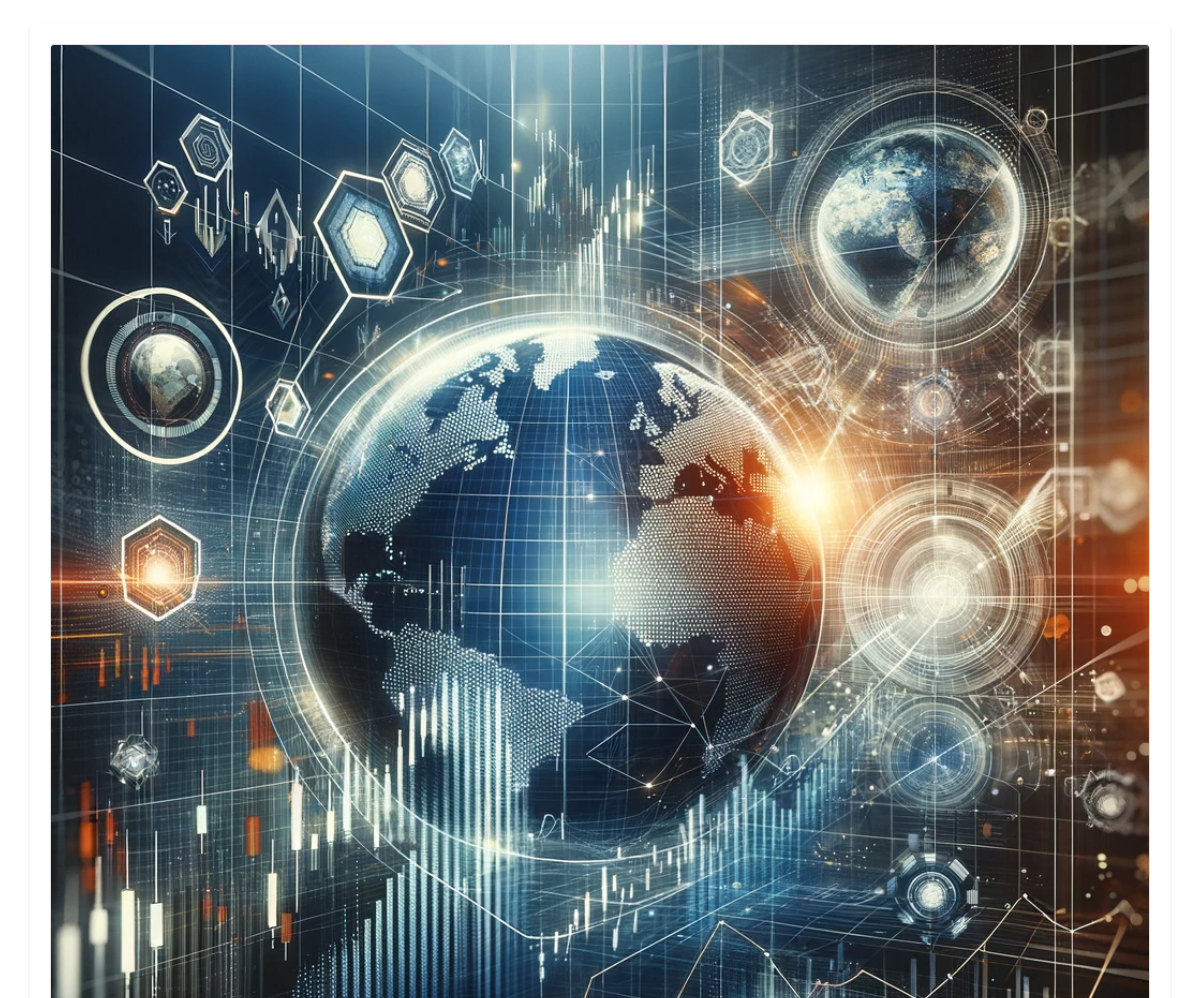
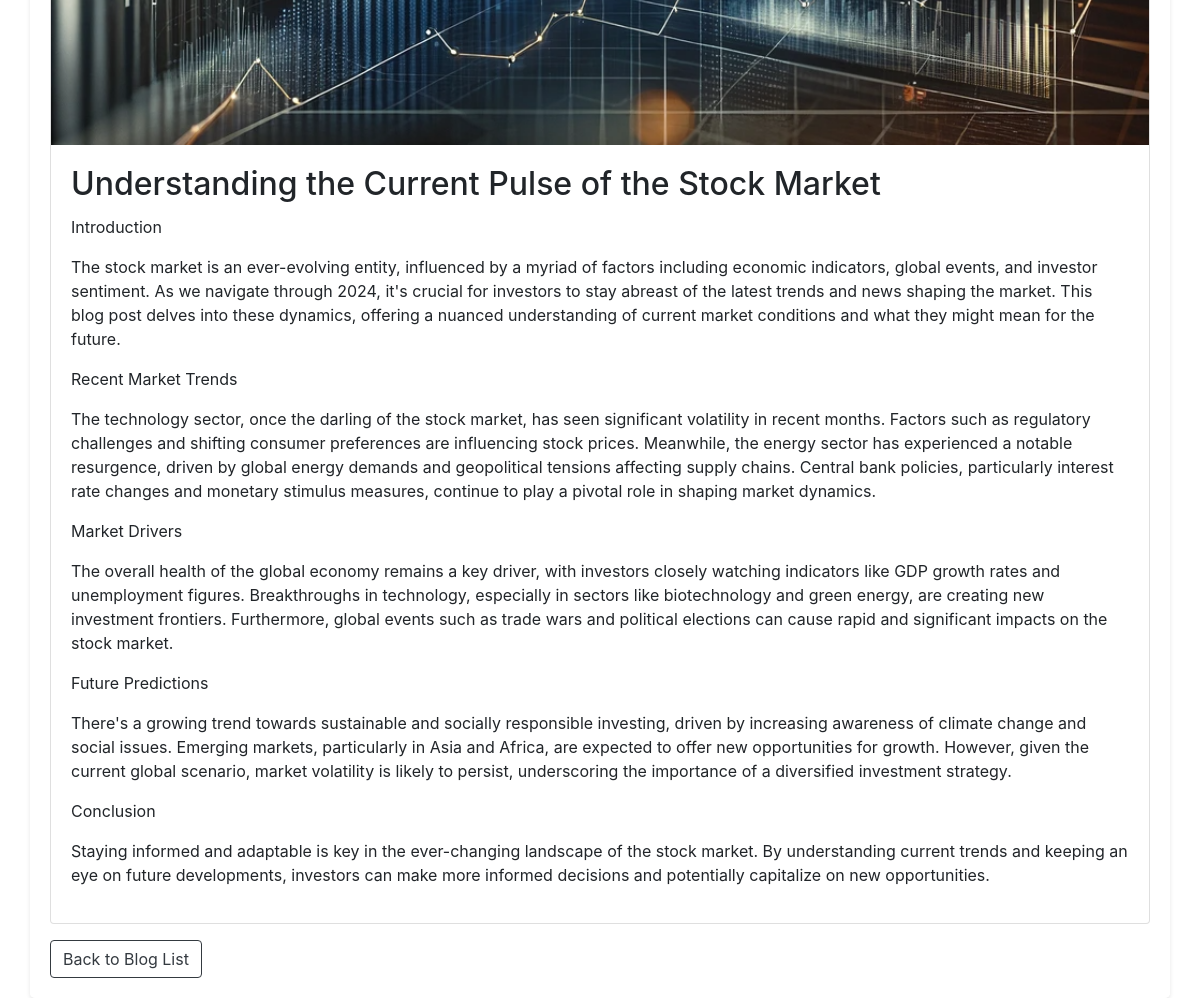
The app's page /blog/key-trends-and-predictions-for-investors/ with its own data (2 pictures, top to bottom).
### blog/models.py (models this page shows, shortened)
class Post(models.Model):
    level = models.CharField(max_length=20, default="No Level Specified")
    title = models.CharField(max_length=200)
    description = models.TextField(default="No description available.")
    content = models.TextField()
    slug = models.SlugField(max_length=100, unique=True, db_index=True, default= "no-slug-description", blank=True)
    pub_date = models.DateTimeField('date published', auto_now_add=True)
    image = models.ImageField(upload_to='blog_images/', default='blog_images/default.jpg')

### blog/views.py (the view)
# urls.py: path('<str:post_slug>/', views.blog_post_detail, name='blog-post-detail'),  # Remove the leading slash here
def blog_post_detail(request, post_slug):
    post = get_object_or_404(Post, slug=post_slug)
    html_content = markdown.markdown(post.content)
    safe_html_content = mark_safe(html_content)
    context = {
        'post': post,
        'safe_html_content': safe_html_content,  # Add the safe HTML content to the context
    }
    return render(request, 'blog/post_detail.html', context)

### blog/templates/blog/post_detail.html (shortened to what this page needs)
{%load static%}
<!DOCTYPE html>
<html lang="en">
<head>
    <link rel="stylesheet" href="https://maxcdn.bootstrapcdn.com/bootstrap/4.5.2/css/bootstrap.min.css">
</head>
<body>
    <div class="container mt-4">
        <div class="card">
            <img src="{{ post.image.url }}" class="card-img-top" alt="{{ post.title }}">
            <div class="card-body">
                <h2 class="card-title">{{ post.title }}</h2>
                <div class="markdown-content">
                    {{ safe_html_content|safe }}
                </div>
            </div>
        </div>
        <a href="{% url 'blog_list' %}" class="btn btn-outline-dark mt-3">Back to Blog List</a>
    </div>
</body>
</html>

### records on screen
Post: image (picture), title "Understanding the Current Pulse of the Stock Market"
